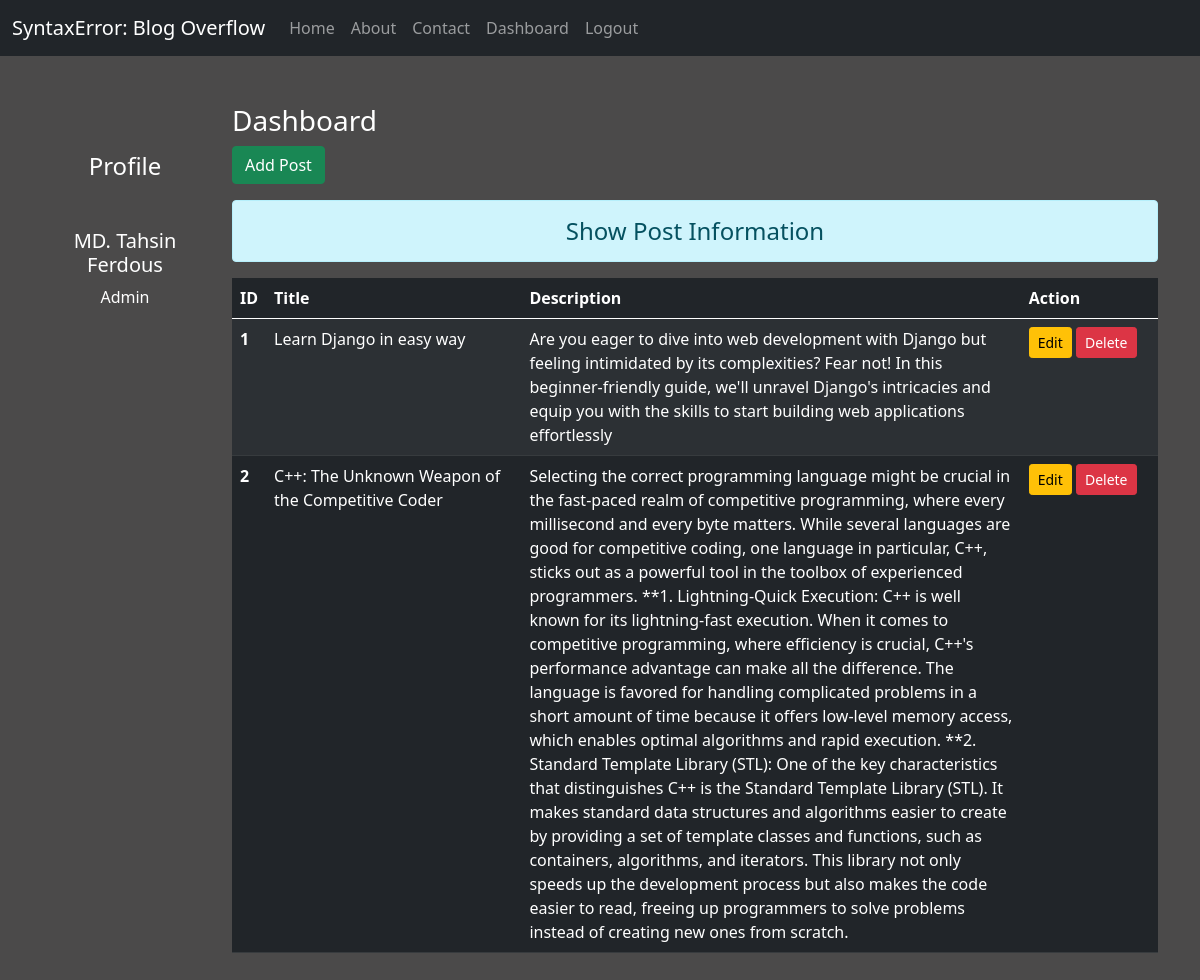
The page /dashboard/ (signed in) on the database its author committed.
### blog/models.py (models this page shows)
class Post(models.Model):
    title = models.CharField(max_length=200)
    desc = models.TextField()

### blog/views.py (the view)
# urls.py: path('dashboard/', views.dashboard, name='dashboard'),
def dashboard(request):
    if request.user.is_authenticated:
        posts = Post.objects.all()
        user = request.user
        fullname = user.get_full_name()
        groups = user.groups.all()
        return render(request, 'blog/dashboard.html', {'posts': posts, 'fullname' : fullname, 'groups' : groups})
    else:
        return HttpResponseRedirect('/login/')

### blog/templates/blog/dashboard.html (shortened to what this page needs)
{% extends "blog/base.html" %}
{% load static %}
{% block side %}
    <div class="col-sm-2 text-white my-5 text-center">
        <h4 class="my-5">Profile</h4>
        <h5>{{fullname}}</h5>
        {% for group in groups %}
            <p>{{group.name}}</p>
        {% endfor %}
    </div>
{% endblock side %}
{% block content %}
    <div class="col-sm-10 my-5">
        <h3 class="text-white">Dashboard</h3>
        <a href="{% url "addpost" %}" class="btn btn-success">Add Post</a>
        <h4 class="text-center alert alert-info mt-3">Show Post Information</h4>
        {% if posts %}
        <table class="table table-striped table-dark">
            <thead>
              <tr>
                <th scope="col" style="width:2%">ID</th>
                <th scope="col" style="width:28%">Title</th>
                <th scope="col" style="width:55%">Description</th>
                <th scope="col" style="width:15%">Action</th>
              </tr>
            </thead>
            <tbody>
                {% for post in posts %}
                    <tr>
                    <th scope="row">{{post.id}}</th>
                    <td>{{post.title}}</td>
                    <td>{{post.desc}}</td>
                    <td>
                            <a href="{% url "updatepost" post.id %}" class="btn btn-warning btn-sm">Edit</a>
                            {% if perms.blog.delete_post %}
                                <form action="{% url "deletepost" post.id %}" method="post" class="d-inline">
                                <input type="submit" value="Delete" class="btn btn-danger btn-sm">
                                </form>
                            {% endif %}
                    </td>
                    </tr>
                {% endfor %}
            </tbody>
          </table>
        {% else %}
          <h4 class="text-center alert alert-warning">No Records</h4>
        {% endif %}
    </div>
{% endblock content %}

### blog/templates/blog/base.html (shortened to what this page needs)
<!DOCTYPE html>
{% load static %}
<html lang="en">
<head>
    <link rel="stylesheet" href="{% static 'blog/css/bootstrap.css' %}">
    <link rel="stylesheet" href="{% static 'blog/css/style.css' %}">
</head>
<body>
    <div class="container-fluid bg-dark">
        {% include "blog/navbar.html" %}
    </div>
    <div class="container">
        <div class="row">
            {% block side %}
            {% endblock side %}
            {% block content %}
            {% endblock content %}
        </div>
    </div>
</body>
</html>

### blog/templates/blog/navbar.html (shortened to what this page needs)
<nav class="navbar navbar-expand-lg navbar-dark bg-dark">
    <a class="navbar-brand" href="#">SyntaxError: Blog Overflow</a>
    <div class="collapse navbar-collapse" id="navbarNav">
      <ul class="navbar-nav">
        <li class="nav-item active">
          <a class="nav-link" href="/">Home</a>
        </li>
        <li class="nav-item">
          <a class="nav-link" href="{% url "about" %}">About</a>
        </li>
        <li class="nav-item">
          <a class="nav-link" href="{% url "contact" %}">Contact</a>
        </li>
        {% if request.user.is_authenticated %}
          <li class="nav-item">
            <a class="nav-link" href="{% url "dashboard" %}">Dashboard</a>
          </li>
          <li class="nav-item">
            <a class="nav-link" href="{% url "logout" %}">Logout</a>
          </li>
        {% endif %}
      </ul>
    </div>
  </nav>

### blog/static/blog/css/style.css (style rules this page uses)
body { background-color: rgb(75, 74, 74); color: antiquewhite; }

### rows shown on the page
Post: id "1", title "Learn Django in easy way", desc "Are you eager to dive into web development with Django but feeling intimidated by its complexities? Fear not! In this beginner-friendly guide, we'll unravel Django's intricacies and equip you with the skills to start building web applications effortlessly"
Post: id "2", title "C++: The Unknown Weapon of the Competitive Coder", desc "Selecting the correct programming language might be crucial in the fast-paced realm of competitive programming, where every millisecond and every byte matters. While several languages are good for competitive coding, one language in particular, C++, sticks out as a powerful tool in the toolbox of experienced programmers. **1. Lightning-Quick Execution: C++ is well known for its lightning-fast execution. When it comes to competitive programming, where efficiency is crucial, C++'s performance advantage can make all the difference. The language is favored for handling complicated problems in a short amount of time because it offers low-level memory access, which enables optimal algorithms and…"

### other values the page prints
{{ fullname }} "MD. Tahsin Ferdous"
{{ group.name }} "Admin"
